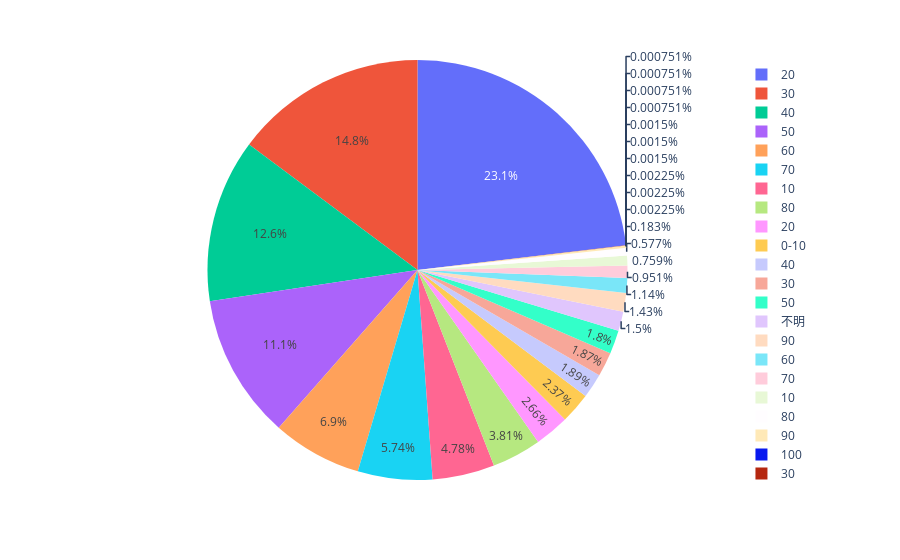

This figure's notebook cell:
### Code cell
covid = pd.read_csv('data/covid_19_update.csv', index_col=0, parse_dates=['確定日', '発症日'])
covid_age =covid.groupby('年代', as_index=False).count()
px.pie(covid_age, names='年代', values='count')

### Figure 1 — Plotly figure (JSON) as saved in the notebook; plotly's stock layout.template omitted (floating-point values rounded to 4 significant figures)
{"data": [{"domain": {"x": [0, 1], "y": [0, 1]}, "hovertemplate": "年代=%{label}<br>count=%{value}<extra></extra>", "labels": ["0-10", "0-10 ", "10", "10 ", "100 ", "10 ", "20", "20 ", "20 ", "30", "30 ", "30 ", "40", "40 ", "40 ", "50", "50 ", "50 ", "60", "60 ", "60 ", "70", "70 ", "80", "80 ", "90", "90 ", "90 ", "不明", "不明　"], "legendgroup": "", "name": "", "showlegend": true, "type": "pie", "values": [3158, 1, 1011, 6366, 3, 2, 3536, 30789, 1, 2487, 19728, 3, 2516, 16728, 1, 2397, 14834, 2, 1522, 9187, 2, 1266, 7642, 769, 5071, 244, 1907, 1, 1996, 3]}], "layout": {"autosize": true, "legend": {"tracegroupgap": 0}, "margin": {"t": 60}}}
